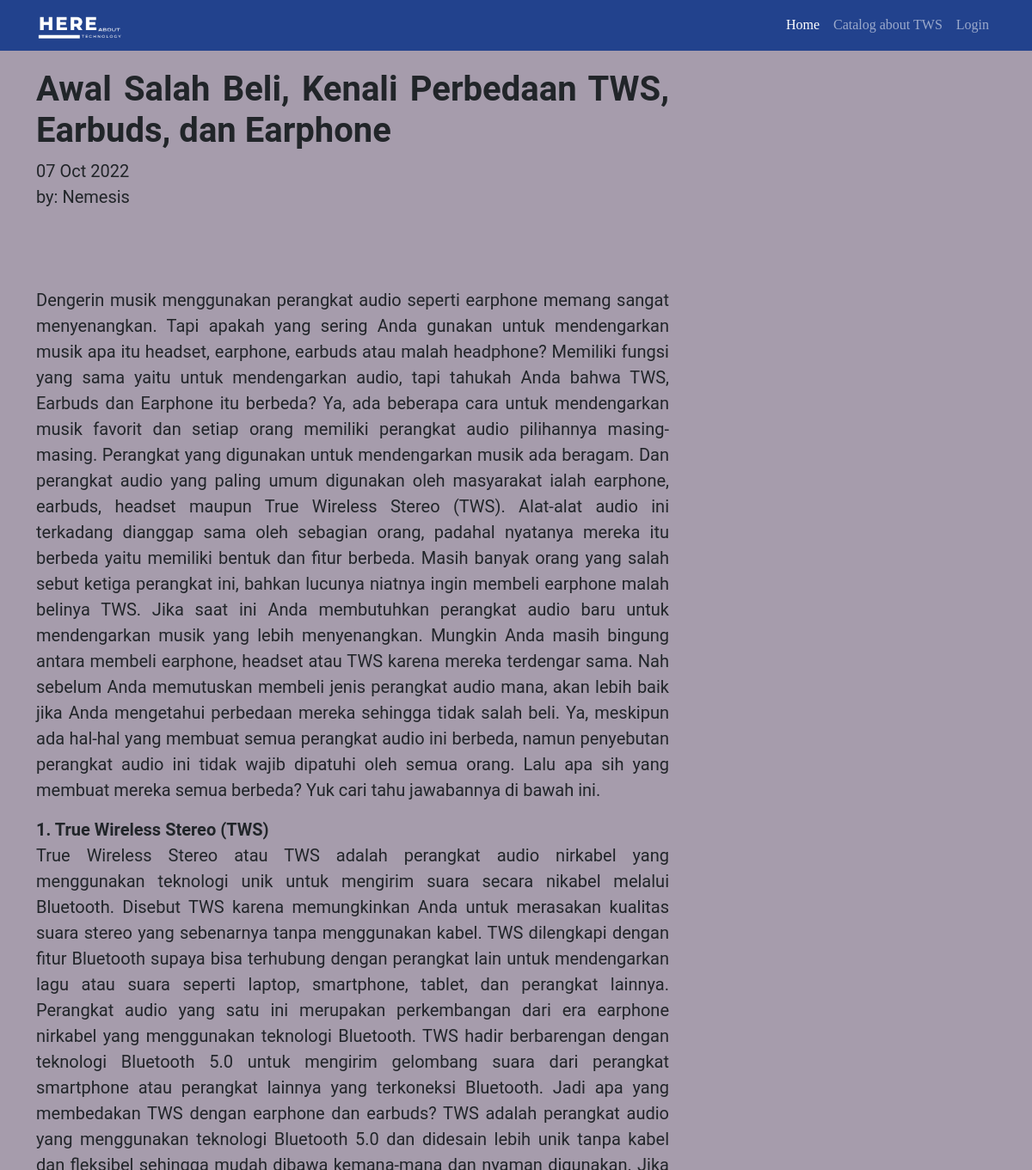
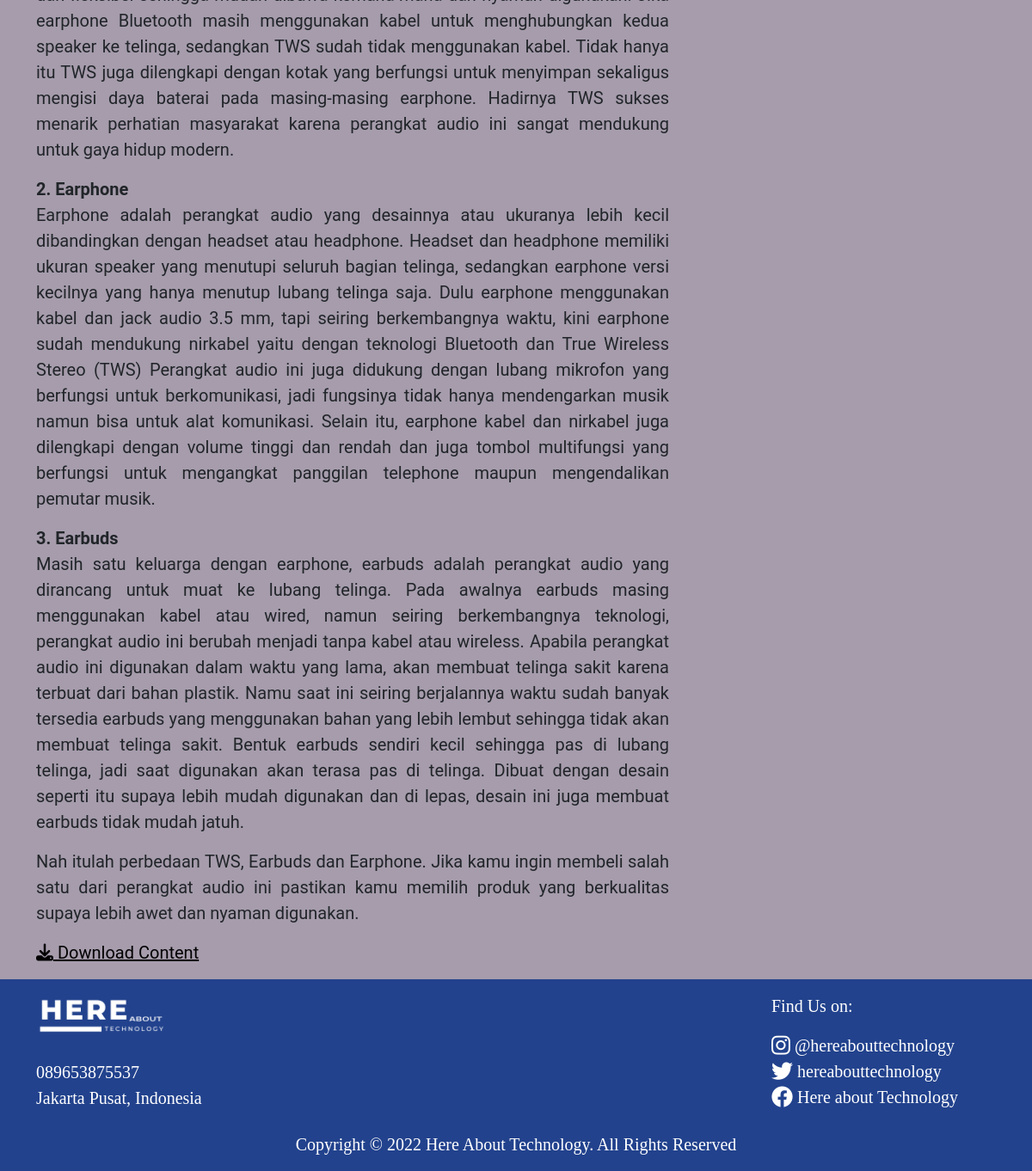
Screenshot of /catalog_tws/content2.php with the database file from the repository (2 pictures, top to bottom).
### tables this page shows
CREATE TABLE `catalogs` (
  `id` int(11) NOT NULL,
  `catalog_name` varchar(10) NOT NULL,
  `authors` varchar(25) NOT NULL,
  `judul_catalog` varchar(100) NOT NULL,
  `date` date NOT NULL,
  `caption` varchar(10000) NOT NULL,
  `konten_catalog` mediumtext NOT NULL,
  `konten2` mediumtext DEFAULT NULL,
  `konten3` mediumtext DEFAULT NULL,
  `konten4` mediumtext DEFAULT NULL,
  `konten5` mediumtext DEFAULT NULL,
  `konten6` mediumtext DEFAULT NULL,
  `konten7` mediumtext DEFAULT NULL
);

### catalog_tws/content2.php (the view, shortened to what this page needs)
<!DOCTYPE html>
<html lang="en">
  <head>
    <link href="https://cdn.jsdelivr.net/npm/bootstrap@5.0.2/dist/css/bootstrap.min.css" rel="stylesheet" />
    <link
      rel="stylesheet"
      href="https://cdnjs.cloudflare.com/ajax/libs/font-awesome/6.2.1/css/all.min.css"
    />
  </head>
  <body id="home">
    <nav class="navbar navbar-expand-lg navbar-dark fixed-top" style="background-color: #22428d">
      <div class="container">
        <a class="navbar-brand" href="/finalproject/">
          <img src="../image/logo-dark-new.png" alt="Logo" width="100" class="d-inline-block align-text-top" />
        </a>
        <div class="collapse navbar-collapse" id="navbarSupportedContent">
          <ul class="navbar-nav mb-2 mb-lg-0">
            <li class="nav-item">
              <a class="nav-link active" aria-current="page" href="/finalproject/">Home</a>
            </li>
            <li class="nav-item">
              <a class="nav-link" aria-current="page" href="/finalproject/catalog_tws/">Catalog about TWS</a>
            </li>
            <li class="nav-item">
              <a class="nav-link" href="/finalproject/admin/">Login</a>
            </li>
          </ul>
        </div>
      </div>
    </nav>
    <?php
      include "../connection.php";
      $query = mysqli_query($conn, 'SELECT * FROM catalogs WHERE id = 14');
      while ($data = mysqli_fetch_array($query)) {
    ?>
    <?php
      $date = date_create($data['date']);
    ?>
    <section id="content">
      <div class="container">
        <div class="row">
          <div class="col-8">
            <h1>
              <strong><?= $data['judul_catalog'] ?></strong>
            </h1>
            <span style="font-size: 20px"
              ><?php echo date_format($date, "d M Y"); ?><br />
              by: <?php echo $data['authors']; ?></span
            >
            <br /><br />
            <br /><br />
            <p>
              <?= $data['konten_catalog'] ?>
            </p>
            <p>
              <?= $data['konten2'] ?>
            </p>
            <p>
              <?= $data['konten3'] ?>
            </p>
            <p>
              <?= $data['konten4'] ?>
            </p>
            <p>
              <?= $data['konten5'] ?>
            </p>
            <a href="content2_print.php" target="_blank" style="color: black;">
                <i class="fa-solid fa-download"></i>
                <span>Download Content</span>
            </a>
          </div>
          <div class="col-4"></div>
        </div>
      </div>
    </section>
    <?php } ?>
    <footer id="footer">
      <div class="container">
        <div class="row">
          <div class="col-3">
            <img src="../image/logo-dark-new.png" alt="Logo" width="150" class="d-inline-block align-text-top" />
            <p>
              <br />
              089653875537
              <br />
              Jakarta Pusat, Indonesia
            </p>
          </div>
          <div class="col-3"></div>
          <div class="col-3"></div>
          <div class="col-3">
            <p>Find Us on:</p>
            <i class="fa-brands fa-instagram fa-lg"></i>
            <span>@hereabouttechnology</span> <br />
            <i class="fa-brands fa-twitter fa-lg"></i>
            <span>hereabouttechnology</span> <br />
            <i class="fa-brands fa-facebook fa-lg"></i>
            <span>Here about Technology</span>
          </div>
          <div class="mt-2 text-center">
            <p>Copyright © 2022 Here About Technology. All Rights Reserved</p>
          </div>
        </div>
      </div>
    </footer>
  </body>
</html>

### catalog_tws/content2.php (style rules this page uses)
body { font-family: roboto, "sans-serif"; }
.navbar { font-family: Garamond; }
#content { background-color: #a69cac; padding-top: 5rem; padding-bottom: 1rem; font-size: 20px; text-align: justify; }
#footer { background-color: #22428d; padding-top: 1rem; color: white; font-family: Garamond; font-size: 20px; }

### rows the page displays
catalogs: judul_catalog "Awal Salah Beli, Kenali Perbedaan TWS, Earbuds, dan Earphone", date "07 Oct 2022", authors "Nemesis", konten_catalog "Dengerin musik menggunakan perangkat audio seperti earphone memang sangat menyenangkan. Tapi apakah yang sering Anda gunakan untuk mendengarkan musik apa itu headset, earphone, earbuds atau malah headphone? Memiliki fungsi yang sama yaitu untuk mendengarkan audio, tapi tahukah Anda bahwa TWS, Earbuds dan Earphone itu berbeda? Ya, ada beberapa cara untuk mendengarkan musik favorit dan setiap orang memiliki perangkat audio pilihannya masing-masing. Perangkat yang digunakan untuk mendengarkan musik ada beragam. Dan perangkat audio yang paling umum digunakan oleh masyarakat ialah earphone, earbuds, headset maupun True Wireless Stereo (TWS). Alat-alat audio ini terkadang dianggap sama oleh…", konten2 "1. True Wireless Stereo (TWS) True Wireless Stereo atau TWS adalah perangkat audio nirkabel yang menggunakan teknologi unik untuk mengirim suara secara nikabel melalui Bluetooth. Disebut TWS karena memungkinkan Anda untuk merasakan kualitas suara stereo yang sebenarnya tanpa menggunakan kabel. TWS dilengkapi dengan fitur Bluetooth supaya bisa terhubung dengan perangkat lain untuk mendengarkan lagu atau suara seperti laptop, smartphone, tablet, dan perangkat lainnya. Perangkat audio yang satu ini merupakan perkembangan dari era earphone nirkabel yang menggunakan teknologi Bluetooth. TWS hadir berbarengan dengan teknologi Bluetooth 5.0 untuk mengirim gelombang suara dari perangkat smartphone…", konten3 "2. Earphone Earphone adalah perangkat audio yang desainnya atau ukuranya lebih kecil dibandingkan dengan headset atau headphone. Headset dan headphone memiliki ukuran speaker yang menutupi seluruh bagian telinga, sedangkan earphone versi kecilnya yang hanya menutup lubang telinga saja. Dulu earphone menggunakan kabel dan jack audio 3.5 mm, tapi seiring berkembangnya waktu, kini earphone sudah mendukung nirkabel yaitu dengan teknologi Bluetooth dan True Wireless Stereo (TWS) Perangkat audio ini juga didukung dengan lubang mikrofon yang berfungsi untuk berkomunikasi, jadi fungsinya tidak hanya mendengarkan musik namun bisa untuk alat komunikasi. Selain itu, earphone kabel dan nirkabel juga…", konten4 "3. Earbuds Masih satu keluarga dengan earphone, earbuds adalah perangkat audio yang dirancang untuk muat ke lubang telinga. Pada awalnya earbuds masing menggunakan kabel atau wired, namun seiring berkembangnya teknologi, perangkat audio ini berubah menjadi tanpa kabel atau wireless. Apabila perangkat audio ini digunakan dalam waktu yang lama, akan membuat telinga sakit karena terbuat dari bahan plastik. Namu saat ini seiring berjalannya waktu sudah banyak tersedia earbuds yang menggunakan bahan yang lebih lembut sehingga tidak akan membuat telinga sakit. Bentuk earbuds sendiri kecil sehingga pas di lubang telinga, jadi saat digunakan akan terasa pas di telinga. Dibuat dengan desain seperti…", konten5 "Nah itulah perbedaan TWS, Earbuds dan Earphone. Jika kamu ingin membeli salah satu dari perangkat audio ini pastikan kamu memilih produk yang berkualitas supaya lebih awet dan nyaman digunakan."
